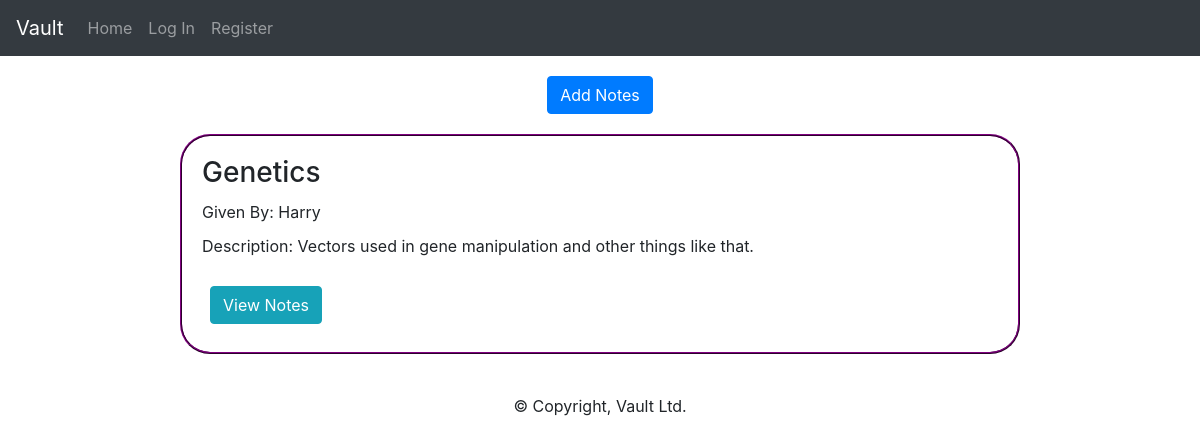
The app's page /notes with its own data.
### chat/models.py (models this page shows, shortened)
class Notes(models.Model):
    user = models.CharField("username", default="user1", max_length=64)
    subject_name = models.CharField("subject_name", default="biotech", max_length=256)
    student = models.CharField("name", default="user1", max_length=64)
    time = models.DateTimeField("updated on:", auto_now_add=True)
    description = models.TextField("description")
    link = models.URLField("url for the notes")

### chat/views.py (the view, shortened to what this page needs)
# urls.py: path("notes", views.subjects, name="subjects"),
def subjects(request):
    b = Notes.objects.all().order_by("-time")
    return render(request, "chat/subjects.html", {
        "b": b
    })

### chat/templates/chat/subjects.html (shortened to what this page needs)
{% extends 'chat/layout.html' %}
{% block body %}
<button style="margin: auto; margin-top: 20px; margin-bottom: 20px" id="notes_button" class="btn btn-primary">Add Notes</button>
{% for data in b %}
    <div class="assignment_box">
        <h3 style="margin: 10px">{{data.subject_name}}</h3>
        <p style="font-style: sans-serif; margin: 10px">Given By: {{data.student}}</p>
        <p style="margin: 10px">Description: {{data.description}}</p>
        <a style="margin: 18px" class="btn btn-info" type="button" href="{{data.link}}">View Notes</a>
    </div>
{% endfor %}
{% endblock %}

### chat/static/chat/styles.css (style rules this page uses)
.assignment_box { margin: auto; margin-bottom: 20px; width: 70%; height: 20%; border: 2px purple; border-style: ridge; border-radius: 30px; padding: 10px }

### records on screen
Notes: subject_name "Genetics", student "Harry", description "Vectors used in gene manipulation and other things like that."
